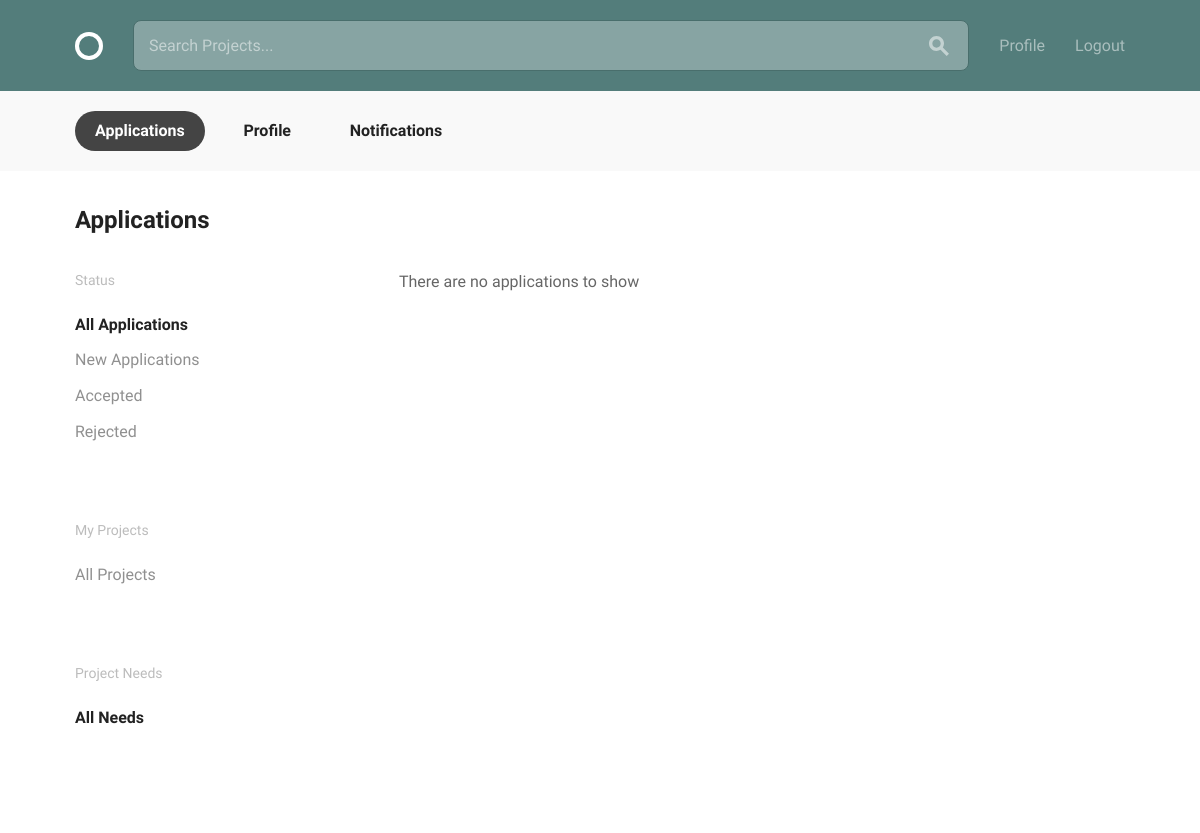
Page /projects/applications/filter/all/1/0 (signed in) on the earlier database version.
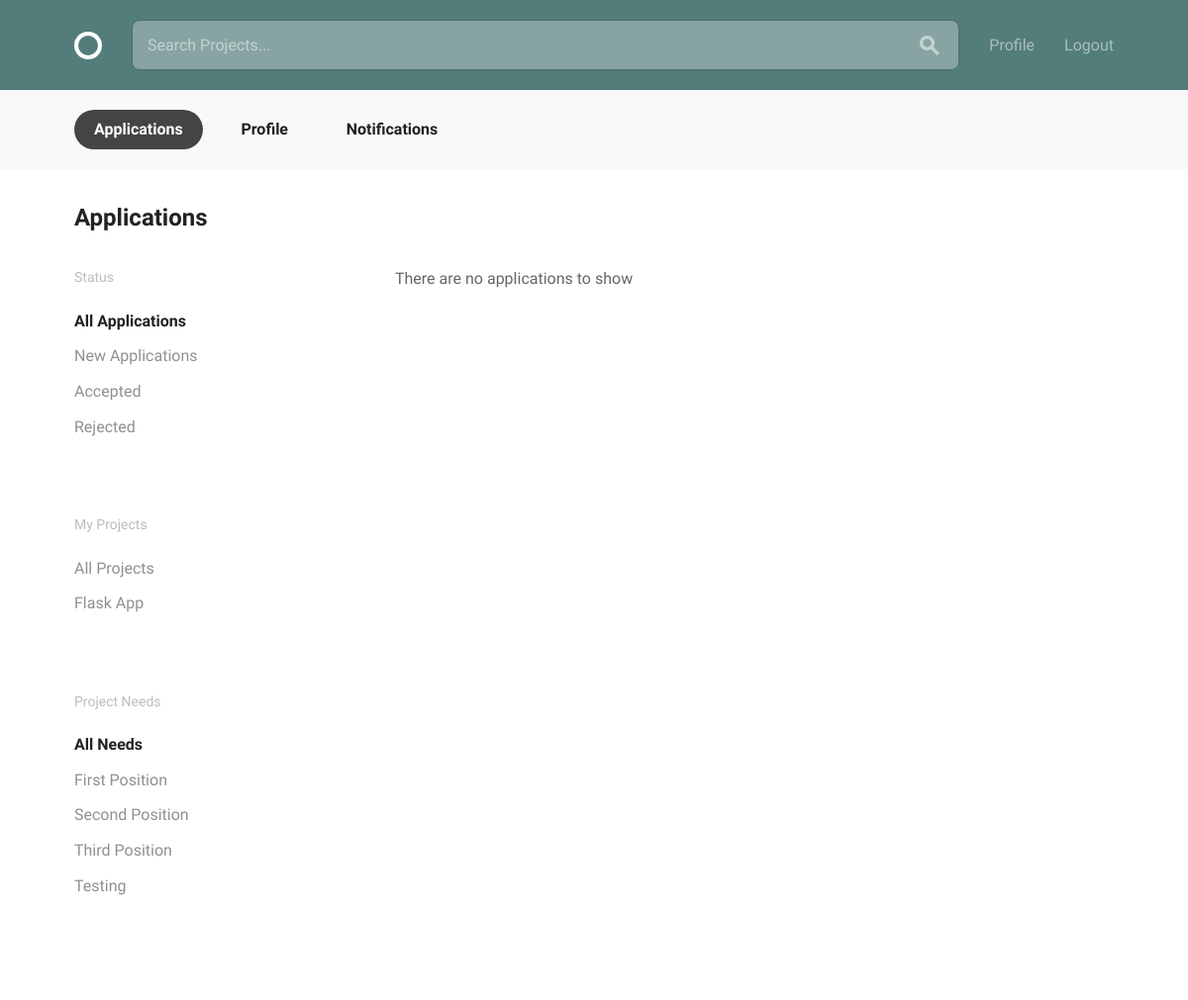
Same page on the later database version.
### projects/models.py (models this page shows, shortened)
class Project(models.Model):
    owner = models.ForeignKey(
        settings.AUTH_USER_MODEL,
        on_delete=models.CASCADE,
        related_name="project"
    )
    title = models.CharField(max_length=30)
    description = models.CharField(max_length=500)
    requirements = models.CharField(max_length=100)
    timeline = models.CharField(max_length=30, blank=True, default="")
    completed = models.BooleanField(default=False)
    positions = models.ManyToManyField(Position, blank=False)

class Position(models.Model):
    title = models.CharField(max_length=30)
    description = models.CharField(max_length=250)
    related_project = models.ForeignKey('Project', null=True)
    related_skill = models.ForeignKey(Skill, null=True)
    applications = models.ManyToManyField(
        'Application',
        blank=True,
        related_name="position_applications"
    )
    filled = models.BooleanField(default=False)
    filled_by = models.ForeignKey(
        settings.AUTH_USER_MODEL,
        null=True,
        related_name="position"
    )

### projects/views.py (the view)
class ApplicationFilterView(generic.ListView):
    template_name = 'projects/applications.html'
    def filter_status(self, query_set):
        status = self.kwargs.get('status')
        if status == 'new':
            return query_set.filter(accepted=False, rejected=False)
        elif status == 'accepted':
            return query_set.filter(accepted=True)
        elif status == 'rejected':
            return query_set.filter(rejected=True)
        return query_set
    def filter_projects(self, query_set):
        project_pk = self.kwargs.get('project_pk')
        if project_pk != '0':
            return query_set.filter(position__project__pk=project_pk)
        return query_set
    def filter_positions(self, query_set):
        position_pk = self.kwargs.get('position_pk')
        if position_pk != '0':
            return query_set.filter(position__pk=position_pk)
        return query_set
    def get_queryset(self):
        query_set = models.Application.objects.filter(
            position__project__owner=self.request.user
        )
        return self.filter_positions(
            self.filter_projects(self.filter_status(query_set))
        )
    def get_context_data(self, **kwargs):
        context = super(ApplicationFilterView, self).get_context_data(**kwargs)
        projects = models.Project.objects.filter(owner=self.request.user)
        positions = []
        for project in projects:
            for position in project.positions.all():
                positions.append(position)
        context['projects'] = projects
        context['positions'] = positions
        context['applications'] = self.get_queryset()
        context['status_filter'] = self.kwargs.get('status')
        context['project_filter'] = int(self.kwargs.get('project_pk'))
        context['position_filter'] = int(self.kwargs.get('position_pk'))
        return context

### projects/templates/projects/applications.html (shortened to what this page needs)
{% extends "layout.html" %}
{% load static from staticfiles %}
{% block content %}
  <div class="circle--actions--bar">
    <nav class="bounds">
      <ul class="circle--pill--list">
        <li><a class="selected" href="{% url 'projects:applications' %}">Applications</a></li>
        <li><a href="{% url 'profiles:view-profile' pk=user.profile.pk %}">Profile</a></li>
        {% if user.is_authenticated and user == user.profile.user %}
            <li><a href="{% url 'profiles:notifications' %}">Notifications</a></li>
        {% endif %}
      </ul>
    </nav>
  </div>
  <div class="bounds circle--page">
    <div class="circle--page--header grid-100">
      <h2>Applications</h2>
    </div>
    <div class="grid-25">
      <div class="circle--filter circle--secondary--module">
        <h4>Status</h4>
        <ul class="circle--filter--list">
          <li><a {% if status_filter == 'all' %}class="selected" {% endif %} href="{% url 'projects:status-filter' status='all' project_pk=project_filter position_pk=position_filter %}">All Applications</a></li>
          <li><a {% if status_filter == 'new' %}class="selected" {% endif %} href="{% url 'projects:status-filter' status='new' project_pk=project_filter position_pk=position_filter %}">New Applications</a></li>
          <li><a {% if status_filter == 'accepted' %}class="selected" {% endif %} href="{% url 'projects:status-filter' status='accepted' project_pk=project_filter position_pk=position_filter %}">Accepted</a></li>
          <li><a {% if status_filter == 'rejected' %}class="selected" {% endif %} href="{% url 'projects:status-filter' status='rejected' project_pk=project_filter position_pk=position_filter %}">Rejected</a></li>
        </ul>
      </div>
      <div class="circle--filter circle--secondary--module">
        <h4>My Projects</h4>
        <ul class="circle--filter--list">
          <li><a {% if project_filter == 0 %}class="selected" {% endif %} href="{% url 'projects:status-filter' status=status_filter project_pk=0 position_pk=position_filter %}">All Projects</a></li>
          {% for project in projects %}
          <li><a {% if project_filter == project.pk %}class="selected" {% endif %} href="{% url 'projects:status-filter' status=status_filter project_pk=project.pk position_pk=position_filter %}">{{ project.title }}</a></li>
          {% endfor %}
        </ul>
      </div>
      <div class="circle--filter circle--secondary--module">
        <h4>Project Needs</h4>
        <ul class="circle--filter--list">
          <li><a {% if position_filter == 0 %} class="selected" {% endif %}  href="{% url 'projects:status-filter' status=status_filter project_pk=project_filter position_pk=0 %}">All Needs</a></li>
          {% for position in positions %}
            <li><a {% if position_filter == position.pk %} class="selected" {% endif %} href="{% url 'projects:status-filter' status=status_filter project_pk=project_filter position_pk=position.pk %}">{{ position.title }}</a></li>
          {% endfor %}
        </ul>
      </div>
    </div>
    <div class="grid-70 grid-push-5">
      {% if not applications %}
        <p>There are no applications to show</p>
    {% endif %}
    </div>
  </div>
{% endblock %}

Differences in the rows shown:
now on this page (row edited): Project: title "Flask App"
added Position: title "First Position"
now on this page (row edited): Position: title "Second Position"
added Position: title "Third Position"
added Position: title "Testing"
